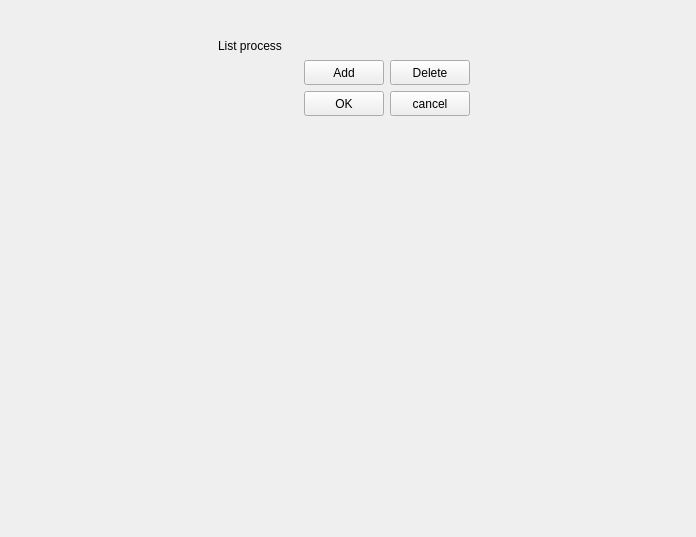
<?xml version="1.0" encoding="UTF-8"?>
<ui version="4.0">
 <class>Form</class>
 <widget class="QWidget" name="Form">
  <property name="geometry">
   <rect>
    <x>0</x>
    <y>0</y>
    <width>696</width>
    <height>537</height>
   </rect>
  </property>
  <property name="windowTitle">
   <string>Form</string>
  </property>
  <widget class="QPushButton" name="pushButton_3">
   <property name="geometry">
    <rect>
     <x>304</x>
     <y>91</y>
     <width>80</width>
     <height>25</height>
    </rect>
   </property>
   <property name="text">
    <string>OK</string>
   </property>
  </widget>
  <widget class="QLabel" name="label">
   <property name="geometry">
    <rect>
     <x>218</x>
     <y>37</y>
     <width>80</width>
     <height>17</height>
    </rect>
   </property>
   <property name="text">
    <string>List process</string>
   </property>
  </widget>
  <widget class="QPushButton" name="pushButton">
   <property name="geometry">
    <rect>
     <x>304</x>
     <y>60</y>
     <width>80</width>
     <height>25</height>
    </rect>
   </property>
   <property name="text">
    <string>Add</string>
   </property>
  </widget>
  <widget class="QPushButton" name="pushButton_4">
   <property name="geometry">
    <rect>
     <x>390</x>
     <y>91</y>
     <width>80</width>
     <height>25</height>
    </rect>
   </property>
   <property name="text">
    <string>cancel</string>
   </property>
  </widget>
  <widget class="QPushButton" name="pushButton_2">
   <property name="geometry">
    <rect>
     <x>390</x>
     <y>60</y>
     <width>80</width>
     <height>25</height>
    </rect>
   </property>
   <property name="text">
    <string>Delete</string>
   </property>
  </widget>
 </widget>
 <resources/>
 <connections/>
</ui>
